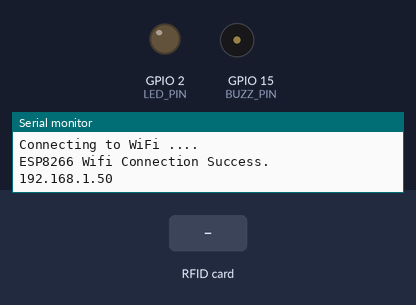
Bench run of a sketch on a simulated ESP8266 (NodeMCU). On the bench: output pins drawn as LEDs (lit = HIGH), buzzer (waves = sounding), the last lines printed to the serial monitor. Inputs (shaded band) come from the test bench. WiFi joins after 1.5 s; servers stay silent unless stated; network time is answered at once with the bench clock; the local clock reads 2024-03-15 10:24:30 at power-on unless the sketch sets it.

Above: at 4.6 s.
4.7 s: RFID card 5E 7A 19 C4 held to the reader
At 5.39 s:
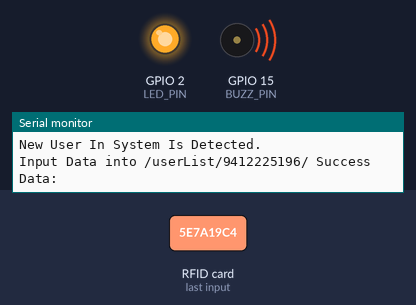
Timing chart, 0 to 7.7 s (numbered marks = the images above; inputs shaded):
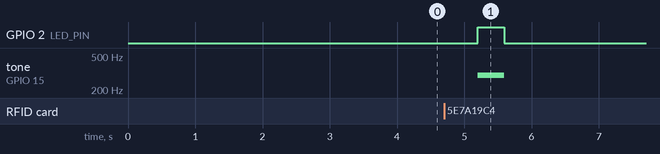

The sketch:

Sketch_Peminjaman.ino
```cpp
#include <Arduino.h>
#if defined(ESP32)
  #include <WiFi.h>
#elif defined(ESP8266)
  #include <ESP8266WiFi.h>
#endif
#include <SPI.h>
#include <MFRC522.h>
#include <NTPClient.h>
#include <WiFiUdp.h>
#include <Firebase_ESP_Client.h>

// Provide the token generation process info.
#include "addons/TokenHelper.h"
// Provide the RTDB payload printing info and other helper functions.
#include "addons/RTDBHelper.h"

// Insert your network credentials
#define WIFI_SSID "WAT"
#define WIFI_PASSWORD "passwordnya"
// Insert Firebase project API Key
#define API_KEY "AIzaSyDgBs3O1SS2JhQHE8X0PX_y6hwns35g644"
// Insert RTDB URLefine the RTDB URL
#define DATABASE_URL "https://esp-firebase-project-67a6e-default-rtdb.asia-southeast1.firebasedatabase.app"
// Insert Authorized Username and Corresponding Password
#define USER_EMAIL "admin2@uper.ac.id"
#define USER_PASSWORD "admin12345"

// Define Firebase objects
FirebaseData streamData;
FirebaseAuth auth;
FirebaseConfig config;
FirebaseJson json;

// Variables to save database paths
String projectPath = "/";

// Define NTP Client to get time
WiFiUDP ntpUDP;
NTPClient timeClient(ntpUDP, "pool.ntp.org");

// Declare Pins
// RFID Pins
#define SS_PIN 4    //D2
#define RST_PIN 5   //D1

// Output Pins
#define LED_PIN 2
#define BUZZ_PIN 15

MFRC522 rfid(SS_PIN, RST_PIN);  // Create MFRC522 instance

void setup(){
  Serial.begin(115200);
  initWiFi();         // Initiate Wifi Connection
  initFirebase();     // Initiate Firebase

  SPI.begin();        // Initiate  SPI bus
  rfid.PCD_Init();    // Initiate MFRC522

  // Initialize a NTPClient to get time
  timeClient.begin();
  timeClient.setTimeOffset(3600 * 7); //GMT +7 = WIB

  pinMode(LED_PIN, OUTPUT);
  pinMode(BUZZ_PIN, OUTPUT);

  delay(500);
}

void loop(){
  /// check if Firebase Connection is still running
  /// if failed, it will restart ESP
  if (!Firebase.ready()){
    ESP.reset();
  }

  if ( ! rfid.PICC_IsNewCardPresent())
  {
    return;
  }
  // Select one of the cards
  if ( ! rfid.PICC_ReadCardSerial())
  {
    return;
  }

  Serial.print(F("The Card ID Is: "));
  String uidCard = UIDDec(rfid.uid.uidByte, rfid.uid.size);
  Serial.println(uidCard);
  Serial.println();

  sendData(uidCard);
  digitalWrite(LED_PIN, HIGH);
  tone(BUZZ_PIN, 298);
  delay(400);
  digitalWrite(LED_PIN, LOW);
  noTone(BUZZ_PIN);

  // Halt PICC
  rfid.PICC_HaltA();

  Serial.println("==================================================================");
}

// Initialize WiFi
void initWiFi() {
  WiFi.begin(WIFI_SSID, WIFI_PASSWORD);
  Serial.print("Connecting to WiFi ..");
  while (WiFi.status() != WL_CONNECTED) {
    Serial.print('.');
    delay(1000);
  }
  Serial.println("\nESP8266 Wifi Connection Success.");
  Serial.println(WiFi.localIP());
  Serial.println();
}

void initFirebase() {
  // Assign the api key (required)
  config.api_key = API_KEY;

  // Assign the user sign in credentials
  auth.user.email = USER_EMAIL;
  auth.user.password = USER_PASSWORD;

  // Assign the RTDB URL (required)
  config.database_url = DATABASE_URL;

  Firebase.reconnectWiFi(true);

  // Assign the callback function for the long running token generation task */
  config.token_status_callback = tokenStatusCallback; //see addons/TokenHelper.h

  // Assign the maximum retry of token generation
  config.max_token_generation_retry = 5;

  // Initialize the library with the Firebase authen and config
  Firebase.begin(&config, &auth);

  // Streaming (whenever data changes on a path)
  // Begin stream on a database path --> root
  if (!Firebase.RTDB.beginStream(&streamData, projectPath.c_str()))
    Serial.printf("stream begin error, %s\n\n", streamData.errorReason().c_str());

  delay(750);
}

String UIDDec(byte *buffer, byte bufferSize) {
  String temp = "";
  for (byte i = 0; i < bufferSize; i++) {
    temp += buffer[i];
  }

  return temp;
}

void getCurrentDateArray(String *arrData) {
  timeClient.update();
  time_t epochTime = timeClient.getEpochTime();
  struct tm *ptm = gmtime((time_t *)&epochTime);

  arrData[0] = String(ptm->tm_mday);
  arrData[1] = String(ptm->tm_mon+1);
  arrData[2] = String(ptm->tm_year+1900);
}

void sendData(String uid) {
  String currentDate[3];
  getCurrentDateArray(currentDate);

  json.clear();
  json.set("uid", uid);
  json.set("date", currentDate[0]+"-"+currentDate[1]+"-"+currentDate[2]);
  Firebase.RTDB.setJSON(&streamData, projectPath+"userNow/", &json);

  Serial.println("Input Data into "+projectPath+"userNow/"+" Success");
  Serial.println("Data:");
  json.toString(Serial, true);
  Serial.println("\n");

  if( ! Firebase.RTDB.getJSON(&streamData, projectPath+"userList/"+uid)) {
    Serial.println("New User In System Is Detected.");

    json.clear();
    json.set("nama", "-");
    json.set("nim", "-");
    json.set("uid", uid);
    Firebase.RTDB.setJSON(&streamData, projectPath+"userList/"+uid+"/", &json);

    Serial.println("Input Data into "+projectPath+"userList/"+uid+"/"+" Success");
    Serial.println("Data:");
    json.toString(Serial, true);
    Serial.println("\n");
  } else {
    Serial.println("Existing User Is Detected");
  }
}
```

Measured:
- after the input at 4.7 s, GPIO 2 (LED_PIN): LOW → HIGH after 0.50 s, → LOW 0.40 s later; tone on GPIO 15 (BUZZ_PIN): silent → 298 Hz after 0.50 s, → silent 0.40 s later
